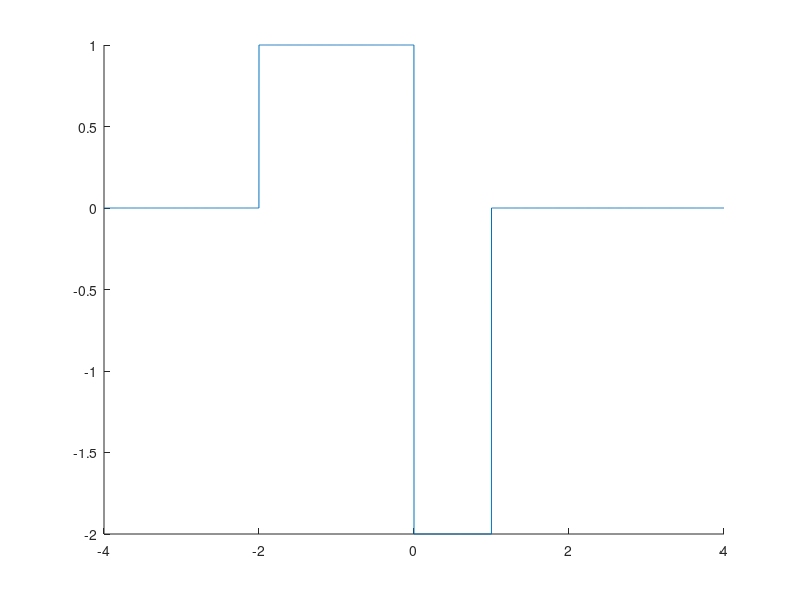
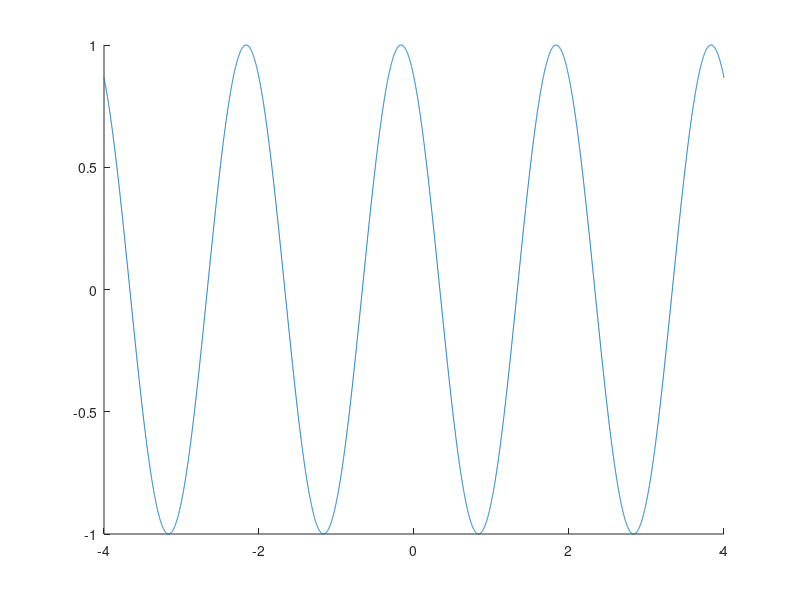
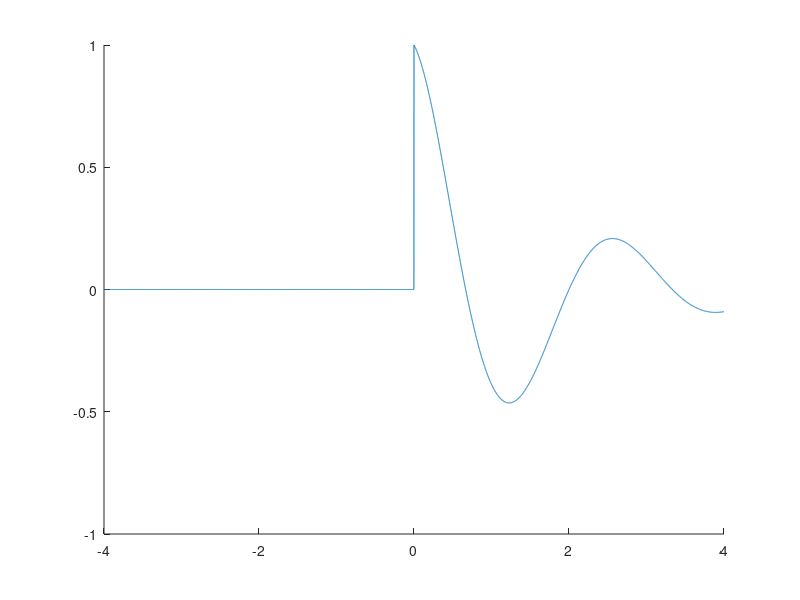

Reproduce these figures in MATLAB, in order. (Note: this script raises an error after producing the figures.)
%1.
    %a)
        u = @(t) t>=0;
        t = -4:0.001:4;
        x = u(t+2)-3*u(t)+2*u(t-1); 
        x_anon =@(t) u(t+2)-3*u(t)+2*u(t-1);
        x_anon_squared =@(t) x_anon(t).^2;
     
        figure(1)
        hold on
        plot(t,x);
        hold off
    %b) i. Energy signal
    %   ii.
        energy_simpsons = quad(x_anon_squared,-4,4);
        power_rectangle = 0;
        for v = -4:0.001:4
            power_rectangle = power_rectangle + 0.001*x_anon_squared(v+0.0005);
        end
    %c) 
        y = cos(pi*t +pi/6); 
        y_anon =@(t) cos(pi*t +pi/6);
        y_anon_squaredbytwo =@(t) (y_anon(t).^2)/2;
       
        figure(2);
        hold on; 
        plot(t,y);
        
    %d) i. Power signal
    %   ii.
        power_simpsons = quad(y_anon_squaredbytwo,-4,4);
        power_rectangle = 0;
        for v = -4:0.001:4
            power_rectangle = power_rectangle + 0.001*y_anon_squaredbytwo(v);
        end
        
%2.
    %a)
    g = exp((-3/5)*t).*cos((3*(pi/4))*t).*u(t);
    g_anon = @(t) exp((-3/5)*t).*cos((3*(pi/4))*t).*u(t);
    figure(3);
    hold on;
    plot(t,g);
    %b)
    g1 = g(2*t+4);
    
    figure(4);
    hold on
    plot(t,g1);
    
    %c)
    g2 = g(2-2*t);
    
    figure(5);
    hold on;
    plot(t,g2);
    hold off;
    
    
    


